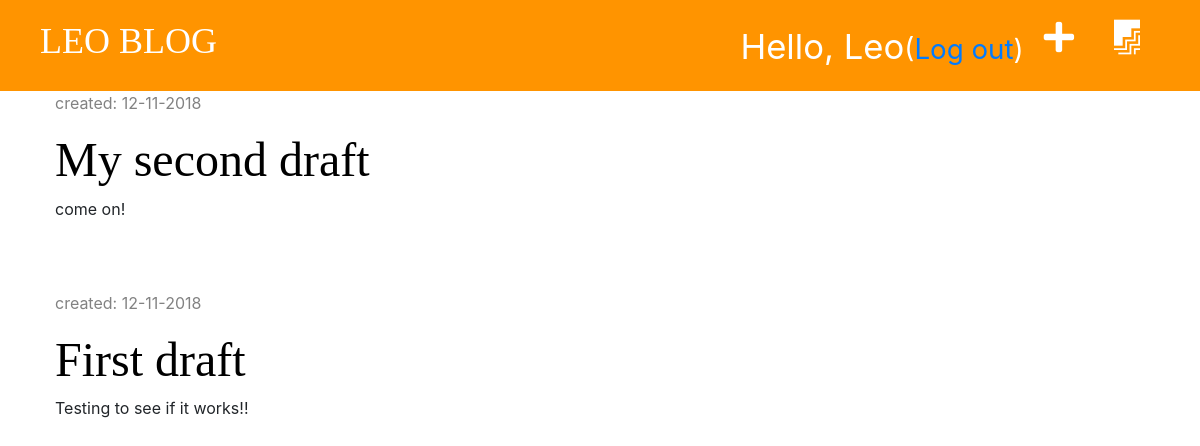
Page /drafts/ (signed in) on the committed database.
### blog/models.py (models this page shows, shortened)
class Post(models.Model):
    author = models.ForeignKey('auth.User', on_delete=models.CASCADE)
    title = models.CharField(max_length=200)
    text = models.TextField()
    created_date = models.DateTimeField(default=timezone.now)
    published_date = models.DateTimeField(blank=True, null=True)

### blog/views.py (the view)
# urls.py: path('drafts/', views.post_draft_list, name='post_draft_list'),
@login_required
def post_draft_list(request):
    posts = Post.objects.filter(published_date__isnull=True).order_by('-created_date')
    stuff_for_frontend = {'posts': posts}
    return render(request, 'blog/post_draft_list.html', stuff_for_frontend)

### blog/templates/blog/post_draft_list.html (shortened to what this page needs)
{% extends 'blog/base.html' %}
{% block content %}
    {% for post in posts %}
        <div class="post">
            <p class="date">created: {{ post.created_date|date:'d-m-Y' }}</p>
            <h1><a href="{% url 'post_detail' pk=post.pk %}">{{ post.title }}</a></h1>
            <p>{{ post.text|truncatechars:50|linebreaksbr }}</p>
        </div>
    {% endfor %}
{% endblock %}

### blog/templates/blog/base.html (shortened to what this page needs)
{% load staticfiles %}
<!DOCTYPE html>
<html lang="en">
<head>
    <link rel="stylesheet" href="https://maxcdn.bootstrapcdn.com/bootstrap/4.0.0/css/bootstrap.min.css">
    <link rel="stylesheet" href="https://use.fontawesome.com/releases/v5.5.0/css/all.css">
    <link rel="stylesheet" href="{% static 'css/blog.css' %}">
    <link rel="stylesheet" href="{% static 'css/zenburn.css' %}">
</head>
<body>
<div class="page-header">
    {% if user.is_authenticated %}
        <a href="{% url 'post_draft_list' %}" class="top-menu"><i class="fab fa-firstdraft fa-2x" style=" color: #ffffff; float: right; font-size: 26pt; margin-right: 20px;"></i></a>
        <a href="{% url 'post_new' %}" class="top-menu"><i class="fas fa-plus fa-2x" style=" color: #ffffff; float: right; font-size: 26pt; margin-right: 20px;"></i></a>
        <p class="top-menu">Hello, {{ user.username }}<small>(<a href="{% url 'logout' %}">Log out</a>)</small></p>
    {% else %}
        <a href="{% url 'login' %}" class="top-menu"><i class="fas fa-sign-in-alt" style="color: #ffffff; float: right; font-size: 26pt; margin-right: 20px;"></i></a>
    {% endif %}
    <h1><a href="{% url "post_list" %}">LEO BLOG</a></h1>
</div>
<div class="content container">
    <div class="row">
        <div class="col-md-8">
            {% block content %}
            {% endblock %}
        </div>
    </div>
</div>
</body>
</html>

### blog/static/css/blog.css (style rules this page uses)
.page-header { background-color: #ff9400; margin-top: 0; padding: 20px 20px 20px 40px; }
.page-header h1, .page-header h1 a { color: #ffffff; font-size: 36px; text-decoration: none; }
.content { margin-left: 40px; }
h1, h2, h3, h4 { font-family: 'tangerine', 'Inconsolata', 'Droid Sans', serif; font-size: 48px; }
.date { color: #828282; }
.post { margin-bottom: 70px; }
.post h1 a { color: #000000; }
.top-menu { color: #ffffff; float: right; font-size: 26pt; margin-right: 20px; }

### rows in the picture
Post: created_date "12-11-2018", title "My second draft", text "come on!"
Post: created_date "12-11-2018", title "First draft", text "Testing to see if it works!!"

### other values in the picture
{{ user.username }} "Leo"
